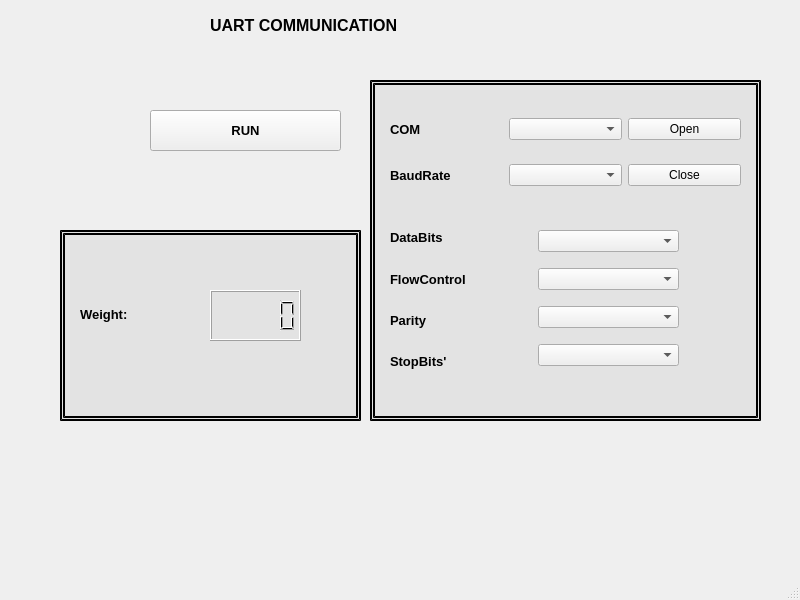
<?xml version="1.0" encoding="UTF-8"?>
<ui version="4.0">
 <class>MainWindow</class>
 <widget class="QMainWindow" name="MainWindow">
  <property name="geometry">
   <rect>
    <x>0</x>
    <y>0</y>
    <width>800</width>
    <height>600</height>
   </rect>
  </property>
  <property name="windowTitle">
   <string>MainWindow</string>
  </property>
  <widget class="QWidget" name="centralwidget">
   <widget class="QLabel" name="label_24">
    <property name="geometry">
     <rect>
      <x>960</x>
      <y>140</y>
      <width>251</width>
      <height>31</height>
     </rect>
    </property>
    <property name="font">
     <font>
      <pointsize>12</pointsize>
      <bold>true</bold>
     </font>
    </property>
    <property name="text">
     <string>UART COMMUNICATION</string>
    </property>
   </widget>
   <widget class="QLabel" name="label_29">
    <property name="geometry">
     <rect>
      <x>210</x>
      <y>10</y>
      <width>251</width>
      <height>31</height>
     </rect>
    </property>
    <property name="font">
     <font>
      <pointsize>12</pointsize>
      <bold>true</bold>
     </font>
    </property>
    <property name="text">
     <string>UART COMMUNICATION</string>
    </property>
   </widget>
   <widget class="QWidget" name="gridLayoutWidget">
    <property name="geometry">
     <rect>
      <x>390</x>
      <y>100</y>
      <width>351</width>
      <height>104</height>
     </rect>
    </property>
    <layout class="QGridLayout" name="UARTLAYOUT">
     <item row="1" column="2">
      <widget class="QPushButton" name="btn_closeUart">
       <property name="text">
        <string>Close</string>
       </property>
      </widget>
     </item>
     <item row="1" column="0">
      <widget class="QLabel" name="label_25">
       <property name="font">
        <font>
         <pointsize>10</pointsize>
         <bold>true</bold>
        </font>
       </property>
       <property name="text">
        <string>BaudRate</string>
       </property>
      </widget>
     </item>
     <item row="1" column="1">
      <widget class="QComboBox" name="baudRateBox"/>
     </item>
     <item row="0" column="0">
      <widget class="QLabel" name="label_26">
       <property name="font">
        <font>
         <pointsize>10</pointsize>
         <bold>true</bold>
        </font>
       </property>
       <property name="text">
        <string>COM</string>
       </property>
      </widget>
     </item>
     <item row="0" column="1">
      <widget class="QComboBox" name="ComUart"/>
     </item>
     <item row="0" column="2">
      <widget class="QPushButton" name="btn_SetUart">
       <property name="text">
        <string>Open</string>
       </property>
      </widget>
     </item>
    </layout>
   </widget>
   <widget class="QPushButton" name="btn_send">
    <property name="geometry">
     <rect>
      <x>150</x>
      <y>110</y>
      <width>191</width>
      <height>41</height>
     </rect>
    </property>
    <property name="font">
     <font>
      <pointsize>10</pointsize>
      <bold>true</bold>
     </font>
    </property>
    <property name="text">
     <string>RUN</string>
    </property>
   </widget>
   <widget class="QLabel" name="label_23">
    <property name="geometry">
     <rect>
      <x>370</x>
      <y>80</y>
      <width>391</width>
      <height>341</height>
     </rect>
    </property>
    <property name="styleSheet">
     <string notr="true">border-width: 5px;
border-style:double;
border-color: black;
background-color:rgb(227,227,227);</string>
    </property>
    <property name="text">
     <string/>
    </property>
   </widget>
   <widget class="QLabel" name="label_33">
    <property name="geometry">
     <rect>
      <x>60</x>
      <y>230</y>
      <width>301</width>
      <height>191</height>
     </rect>
    </property>
    <property name="styleSheet">
     <string notr="true">border-width: 5px;
border-style:double;
border-color: black;
background-color:rgb(227,227,227);</string>
    </property>
    <property name="text">
     <string/>
    </property>
   </widget>
   <widget class="QLabel" name="label_34">
    <property name="geometry">
     <rect>
      <x>80</x>
      <y>300</y>
      <width>112</width>
      <height>29</height>
     </rect>
    </property>
    <property name="font">
     <font>
      <pointsize>10</pointsize>
      <bold>true</bold>
     </font>
    </property>
    <property name="text">
     <string>Weight:</string>
    </property>
   </widget>
   <widget class="QLCDNumber" name="lcdNumber">
    <property name="geometry">
     <rect>
      <x>210</x>
      <y>290</y>
      <width>91</width>
      <height>51</height>
     </rect>
    </property>
   </widget>
   <widget class="QWidget" name="layoutWidget">
    <property name="geometry">
     <rect>
      <x>538</x>
      <y>220</y>
      <width>141</width>
      <height>159</height>
     </rect>
    </property>
    <layout class="QVBoxLayout" name="verticalLayout">
     <item>
      <widget class="QComboBox" name="dataBitsBox"/>
     </item>
     <item>
      <widget class="QComboBox" name="parityBox"/>
     </item>
     <item>
      <widget class="QComboBox" name="flowControlBox"/>
     </item>
     <item>
      <widget class="QComboBox" name="stopBitsBox"/>
     </item>
    </layout>
   </widget>
   <widget class="QWidget" name="layoutWidget_2">
    <property name="geometry">
     <rect>
      <x>390</x>
      <y>220</y>
      <width>141</width>
      <height>159</height>
     </rect>
    </property>
    <layout class="QVBoxLayout" name="verticalLayout_2">
     <item>
      <widget class="QLabel" name="label_27">
       <property name="font">
        <font>
         <pointsize>10</pointsize>
         <bold>true</bold>
        </font>
       </property>
       <property name="text">
        <string>DataBits</string>
       </property>
      </widget>
     </item>
     <item>
      <widget class="QLabel" name="label_28">
       <property name="font">
        <font>
         <pointsize>10</pointsize>
         <bold>true</bold>
        </font>
       </property>
       <property name="text">
        <string>FlowControl</string>
       </property>
      </widget>
     </item>
     <item>
      <widget class="QLabel" name="label_30">
       <property name="font">
        <font>
         <pointsize>10</pointsize>
         <bold>true</bold>
        </font>
       </property>
       <property name="text">
        <string>Parity</string>
       </property>
      </widget>
     </item>
     <item>
      <widget class="QLabel" name="label_31">
       <property name="font">
        <font>
         <pointsize>10</pointsize>
         <bold>true</bold>
        </font>
       </property>
       <property name="text">
        <string>StopBits'</string>
       </property>
      </widget>
     </item>
    </layout>
   </widget>
   <zorder>label_23</zorder>
   <zorder>label_24</zorder>
   <zorder>label_29</zorder>
   <zorder>gridLayoutWidget</zorder>
   <zorder>flowControlBox</zorder>
   <zorder>stopBitsBox</zorder>
   <zorder>parityBox</zorder>
   <zorder>dataBitsBox</zorder>
   <zorder>label_27</zorder>
   <zorder>label_28</zorder>
   <zorder>label_30</zorder>
   <zorder>label_31</zorder>
   <zorder>btn_send</zorder>
   <zorder>label_33</zorder>
   <zorder>label_34</zorder>
   <zorder>lcdNumber</zorder>
   <zorder>layoutWidget</zorder>
   <zorder>layoutWidget_2</zorder>
  </widget>
  <widget class="QMenuBar" name="menubar">
   <property name="geometry">
    <rect>
     <x>0</x>
     <y>0</y>
     <width>800</width>
     <height>26</height>
    </rect>
   </property>
  </widget>
  <widget class="QStatusBar" name="statusbar"/>
 </widget>
 <resources/>
 <connections/>
</ui>
